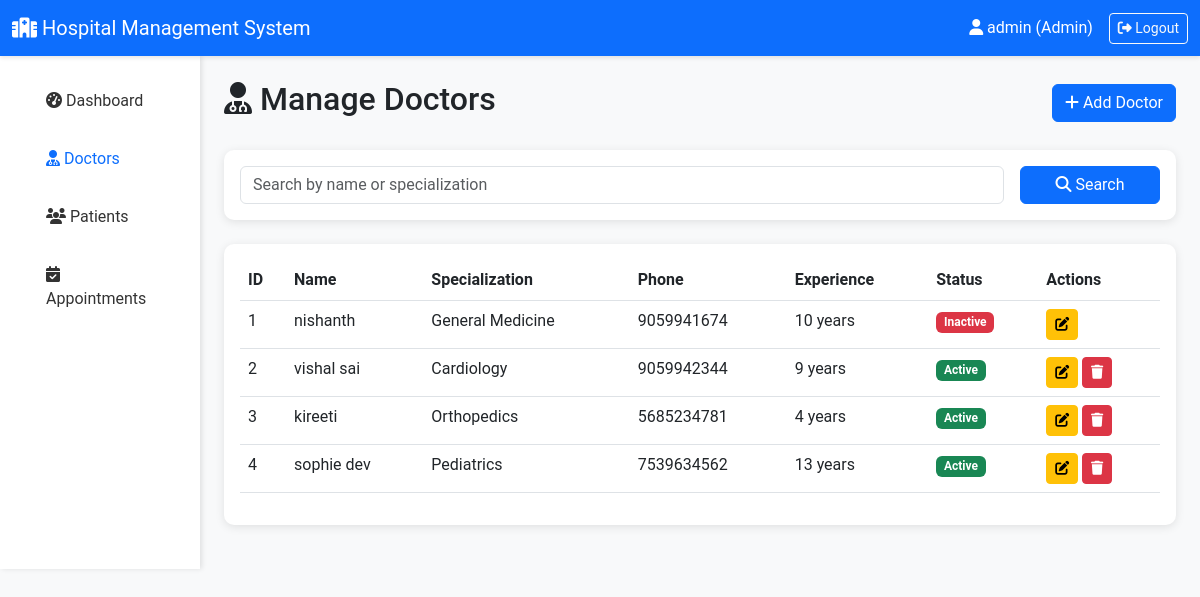
Page /admin/doctors (signed in) on the committed database.
### app.py (models this page shows)
class Doctor(db.Model):
    id = db.Column(db.Integer, primary_key=True)
    user_id = db.Column(db.Integer, db.ForeignKey('user.id'), nullable=False)
    full_name = db.Column(db.String(100), nullable=False)
    specialization_id = db.Column(db.Integer, db.ForeignKey('department.id'), nullable=False)
    phone = db.Column(db.String(15))
    qualification = db.Column(db.String(200))
    experience_years = db.Column(db.Integer)
    is_active = db.Column(db.Boolean, default=True)
    user = db.relationship('User', backref='doctor_profile')
    appointments = db.relationship('Appointment', backref='doctor', lazy=True)
    availability = db.relationship('DoctorAvailability', backref='doctor', lazy=True)

class Department(db.Model):
    id = db.Column(db.Integer, primary_key=True)
    name = db.Column(db.String(100), unique=True, nullable=False)
    description = db.Column(db.Text)
    doctors = db.relationship('Doctor', backref='department', lazy=True)

### app.py (the view)
@app.route('/admin/doctors')
@login_required
@admin_required
def admin_doctors():
    search = request.args.get('search', '')
    if search:
        doctors = Doctor.query.filter(
            (Doctor.full_name.contains(search)) |
            (Doctor.department.has(Department.name.contains(search)))
        ).all()
    else:
        doctors = Doctor.query.all()
    return render_template('admin/doctors.html', doctors=doctors, search=search)

### app.py (called while the page is built)
def login_required(func):
    @wraps(func)
    def wrapper(*args, **kwargs):
        if 'user_id' not in session:
            flash("Please log in first.", "warning")
            return redirect(url_for('login'))
        return func(*args, **kwargs)
    return wrapper

def admin_required(func):
    @wraps(func)
    def wrapper(*args, **kwargs):
        if session.get('role') != 'admin':
            flash("Admins only!", "danger")
            return redirect(url_for('index'))
        return func(*args, **kwargs)
    return wrapper

### templates/admin/doctors.html
{% extends "base.html" %}
{% block content %}
<div class="container-fluid">
    <div class="row">
        <div class="col-md-2 sidebar p-0">
            <nav class="nav flex-column p-3">
                <a class="nav-link" href="{{ url_for('admin_dashboard') }}">
                    <i class="fas fa-tachometer-alt"></i> Dashboard
                </a>
                <a class="nav-link active text-primary" href="{{ url_for('admin_doctors') }}">
                    <i class="fas fa-user-md"></i> Doctors
                </a>
                <a class="nav-link" href="{{ url_for('admin_patients') }}">
                    <i class="fas fa-users"></i> Patients
                </a>
                <a class="nav-link" href="{{ url_for('admin_appointments') }}">
                    <i class="fas fa-calendar-check"></i> Appointments
                </a>
            </nav>
        </div>
        <div class="col-md-10 p-4">
            <div class="d-flex justify-content-between align-items-center mb-4">
                <h2><i class="fas fa-user-md"></i> Manage Doctors</h2>
                <a href="{{ url_for('admin_add_doctor') }}" class="btn btn-primary">
                    <i class="fas fa-plus"></i> Add Doctor
                </a>
            </div>
            <div class="card mb-4">
                <div class="card-body">
                    <form method="GET" class="row g-3">
                        <div class="col-md-10">
                            <input type="text" name="search" class="form-control" placeholder="Search by name or specialization" value="{{ search }}">
                        </div>
                        <div class="col-md-2">
                            <button type="submit" class="btn btn-primary w-100">
                                <i class="fas fa-search"></i> Search
                            </button>
                        </div>
                    </form>
                </div>
            </div>
            <div class="card">
                <div class="card-body">
                    <table class="table table-hover">
                        <thead>
                            <tr>
                                <th>ID</th>
                                <th>Name</th>
                                <th>Specialization</th>
                                <th>Phone</th>
                                <th>Experience</th>
                                <th>Status</th>
                                <th>Actions</th>
                            </tr>
                        </thead>
                        <tbody>
                            {% for doctor in doctors %}
                            <tr>
                                <td>{{ doctor.id }}</td>
                                <td>{{ doctor.full_name }}</td>
                                <td>{{ doctor.department.name }}</td>
                                <td>{{ doctor.phone }}</td>
                                <td>{{ doctor.experience_years }} years</td>
                                <td>
                                    <span class="badge bg-{{ 'success' if doctor.is_active else 'danger' }}">
                                        {{ 'Active' if doctor.is_active else 'Inactive' }}
                                    </span>
                                </td>
                                <td>
                                    <a href="{{ url_for('admin_edit_doctor', id=doctor.id) }}" class="btn btn-sm btn-warning">
                                        <i class="fas fa-edit"></i>
                                    </a>
                                    {% if doctor.is_active %}
                                    <a href="{{ url_for('admin_delete_doctor', id=doctor.id) }}" class="btn btn-sm btn-danger" onclick="return confirm('Are you sure?')">
                                        <i class="fas fa-trash"></i>
                                    </a>
                                    {% endif %}
                                </td>
                            </tr>
                            {% endfor %}
                        </tbody>
                    </table>
                </div>
            </div>
        </div>
    </div>
</div>
{% endblock %}

### templates/base.html (shortened to what this page needs)
<!DOCTYPE html>
<html lang="en">
<head>
    <link href="https://cdn.jsdelivr.net/npm/bootstrap@5.3.0/dist/css/bootstrap.min.css" rel="stylesheet">
    <link rel="stylesheet" href="https://cdnjs.cloudflare.com/ajax/libs/font-awesome/6.4.0/css/all.min.css">
</head>
<body>
    <nav class="navbar navbar-dark bg-primary">
        <div class="container-fluid">
            <a class="navbar-brand" href="{{ url_for('index') }}">
                <i class="fas fa-hospital"></i> Hospital Management System
            </a>
            <div class="d-flex align-items-center">
                {% if session.user_id %}
                    <span class="text-white me-3 d-none d-md-inline">
                        <i class="fas fa-user"></i> {{ session.username }} ({{ session.role|capitalize }})
                    </span>
                    <a class="btn btn-outline-light btn-sm" href="{{ url_for('logout') }}">
                        <i class="fas fa-sign-out-alt"></i> <span class="d-none d-sm-inline">Logout</span>
                    </a>
                {% else %}
                    <a class="btn btn-outline-light btn-sm me-2" href="{{ url_for('login') }}">Login</a>
                    <a class="btn btn-light btn-sm" href="{{ url_for('register') }}">Register</a>
                {% endif %}
            </div>
        </div>
    </nav>
    {% block content %}
    {% endblock %}
</body>
</html>

### templates/base.html (style rules this page uses)
body { font-family: 'Roboto', sans-serif; background-color: #f8f9fa; }
.navbar { box-shadow: 0 2px 4px rgba(0,0,0,.1); }
.sidebar { background-color: #fff; box-shadow: 2px 0 5px rgba(0,0,0,.1); }
.sidebar .nav-link { color: #333; padding: 12px 20px; border-radius: 5px; margin: 5px 10px; transition: all 0.3s; }
.sidebar .nav-link:hover, .sidebar .nav-link.active { color: blue; }
.card { border: none; border-radius: 10px; box-shadow: 0 2px 10px rgba(0,0,0,.1); margin-bottom: 20px; }

### rows in the picture
Doctor: id "1", full_name "nishanth", department.name "General Medicine", phone "9059941674", experience_years "10", is_active "Inactive"
Doctor: id "2", full_name "vishal sai", department.name "Cardiology", phone "9059942344", experience_years "9", is_active "Active"
Doctor: id "3", full_name "kireeti", department.name "Orthopedics", phone "5685234781", experience_years "4", is_active "Active"
Doctor: id "4", full_name "sophie dev", department.name "Pediatrics", phone "7539634562", experience_years "13", is_active "Active"

### other values in the picture
{{ session.username }} "admin"
{{ session.role|capitalize }} "Admin"
